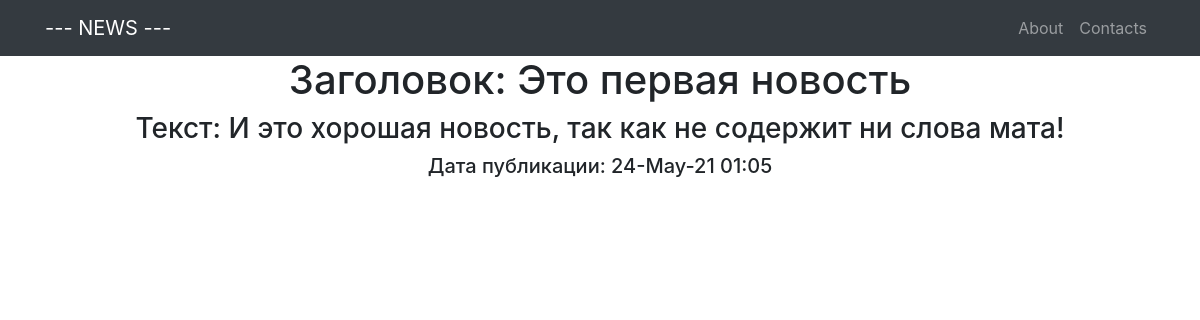
Screenshot of /news/1 with the database file from the repository.
### news/models.py (models this page shows, shortened)
class News(models.Model):
    datetime   = models.DateTimeField(auto_now_add = True)
    title      = models.CharField(max_length = 255)
    text       = models.TextField()

### news/views.py (the view)
# urls.py: path('<int:pk>', NewsDetail.as_view()), # pk — это первичный ключ товара, который будет выводиться у нас в шаблон
class NewsDetail(DetailView):
    model = News                 # модель всё та же, но мы хотим получать детали конкретно отдельного товара
    template_name = 'news_detail.html'   # название шаблона будет new.html
    context_object_name = 'news_detail'  # название объекта. в нём будет

### news/templatetags/censor.py (called while the page is built)
@register.filter(name='censor')
def censor(value, arg):
    words = value.split();
    for word in words:
        for mat in mats:
            if word.find(mat) != -1:
                value = value.replace(word, "*")
    return value

### templates/news_detail.html (shortened to what this page needs)
{% extends 'flatpages/default.html' %}
{% load censor %}
{% block content %}
<h1>Заголовок: {{ news_detail.title|censor:'' }}</h1>
<h3>Текст: {{ news_detail.text|censor:'' }}</h3>
<h5>Дата публикации: {{ news_detail.datetime|date:'d-M-y h:m'}}</h3>
{% endblock content %}

### rows the page displays
News: title|censor "Это первая новость", text|censor "И это хорошая новость, так как не содержит ни слова мата!", datetime "24-May-21 01:05"
